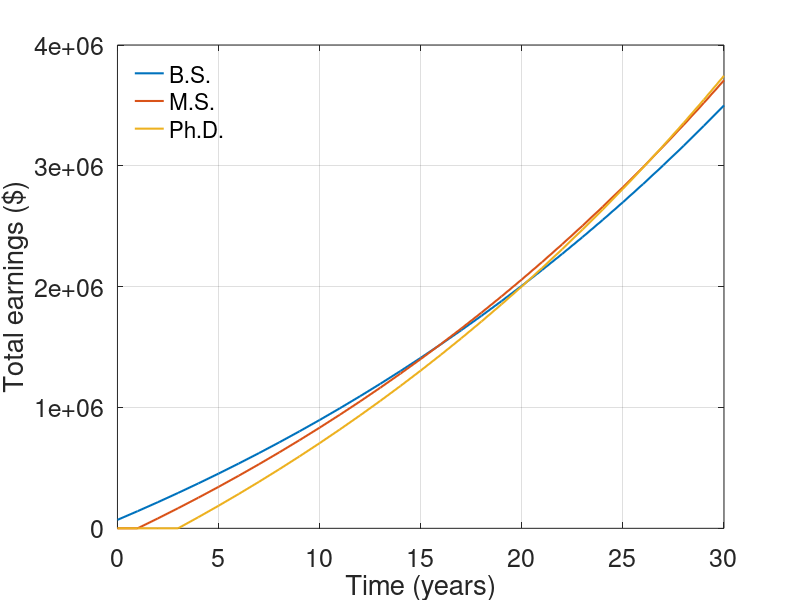

Recreate this plot in MATLAB.
%Nuclear Engineer jobs
clear;
close all;

salaryBS = 70000;
salaryMS = 82000;
salaryPhD = 92000;

raise = 1.03;
yrs = 0:30;
raises = raise.^yrs;

earningsBS = salaryBS*cumsum(raises);
earningsMS = [0,0,salaryMS*cumsum(raises(1:end-2))];
earningsPhD = [0,0,0,0,salaryPhD*cumsum(raises(1:end-4))];

plot(yrs,[earningsBS;earningsMS;earningsPhD],'linewidth',1.5)
set(gcf,'units','inches','position',[1,1,6,4])
set(gca,'fontsize',18)
xlabel('Time (years)')
ylabel('Total earnings ($)')
grid on
legend('B.S.','M.S.','Ph.D.','location','northwest')
legend boxoff